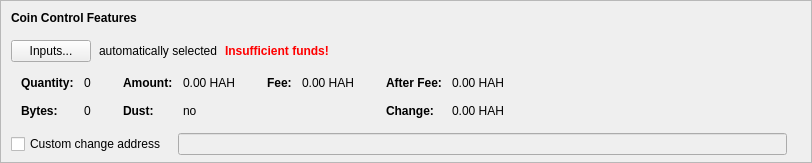
    <widget class="QFrame" name="frameCoinControl">
     <property name="sizePolicy">
      <sizepolicy hsizetype="Expanding" vsizetype="Expanding">
       <horstretch>0</horstretch>
       <verstretch>0</verstretch>
      </sizepolicy>
     </property>
     <property name="maximumSize">
      <size>
       <width>16777215</width>
       <height>16777215</height>
      </size>
     </property>
     <property name="frameShape">
      <enum>QFrame::StyledPanel</enum>
     </property>
     <property name="frameShadow">
      <enum>QFrame::Sunken</enum>
     </property>
     <layout class="QVBoxLayout" name="verticalLayoutCoinControl2">
      <property name="spacing">
       <number>0</number>
      </property>
      <property name="leftMargin">
       <number>0</number>
      </property>
      <property name="topMargin">
       <number>0</number>
      </property>
      <property name="rightMargin">
       <number>0</number>
      </property>
      <property name="bottomMargin">
       <number>6</number>
      </property>
      <item>
       <layout class="QVBoxLayout" name="verticalLayoutCoinControl" stretch="0,0,0,0,1">
        <property name="spacing">
         <number>0</number>
        </property>
        <property name="leftMargin">
         <number>10</number>
        </property>
        <property name="topMargin">
         <number>10</number>
        </property>
        <item>
         <layout class="QHBoxLayout" name="horizontalLayoutCoinControl1">
          <property name="bottomMargin">
           <number>15</number>
          </property>
          <item>
           <widget class="QLabel" name="labelCoinControlFeatures">
            <property name="sizePolicy">
             <sizepolicy hsizetype="Preferred" vsizetype="Maximum">
              <horstretch>0</horstretch>
              <verstretch>0</verstretch>
             </sizepolicy>
            </property>
            <property name="font">
             <font>
              <weight>75</weight>
              <bold>true</bold>
             </font>
            </property>
            <property name="styleSheet">
             <string notr="true">font-weight:bold;</string>
            </property>
            <property name="text">
             <string>Coin Control Features</string>
            </property>
           </widget>
          </item>
         </layout>
        </item>
        <item>
         <layout class="QHBoxLayout" name="horizontalLayoutCoinControl2" stretch="0,0,0,0">
          <property name="spacing">
           <number>8</number>
          </property>
          <property name="bottomMargin">
           <number>10</number>
          </property>
          <item>
           <widget class="QPushButton" name="pushButtonCoinControl">
            <property name="styleSheet">
             <string notr="true"/>
            </property>
            <property name="text">
             <string>Inputs...</string>
            </property>
            <property name="autoDefault">
             <bool>false</bool>
            </property>
           </widget>
          </item>
          <item>
           <widget class="QLabel" name="labelCoinControlAutomaticallySelected">
            <property name="text">
             <string>automatically selected</string>
            </property>
            <property name="margin">
             <number>5</number>
            </property>
           </widget>
          </item>
          <item>
           <widget class="QLabel" name="labelCoinControlInsuffFunds">
            <property name="font">
             <font>
              <weight>75</weight>
              <bold>true</bold>
             </font>
            </property>
            <property name="styleSheet">
             <string notr="true">color:red;font-weight:bold;</string>
            </property>
            <property name="text">
             <string>Insufficient funds!</string>
            </property>
            <property name="margin">
             <number>5</number>
            </property>
           </widget>
          </item>
          <item>
           <spacer name="horizontalSpacerCoinControl">
            <property name="orientation">
             <enum>Qt::Horizontal</enum>
            </property>
            <property name="sizeHint" stdset="0">
             <size>
              <width>40</width>
              <height>1</height>
             </size>
            </property>
           </spacer>
          </item>
         </layout>
        </item>
        <item>
         <widget class="QWidget" name="widgetCoinControl" native="true">
          <property name="sizePolicy">
           <sizepolicy hsizetype="Preferred" vsizetype="Preferred">
            <horstretch>0</horstretch>
            <verstretch>0</verstretch>
           </sizepolicy>
          </property>
          <property name="minimumSize">
           <size>
            <width>0</width>
            <height>0</height>
           </size>
          </property>
          <property name="styleSheet">
           <string notr="true"/>
          </property>
          <layout class="QHBoxLayout" name="horizontalLayoutCoinControl5">
           <property name="leftMargin">
            <number>0</number>
           </property>
           <property name="topMargin">
            <number>0</number>
           </property>
           <property name="rightMargin">
            <number>0</number>
           </property>
           <property name="bottomMargin">
            <number>0</number>
           </property>
           <item>
            <layout class="QHBoxLayout" name="horizontalLayoutCoinControl3" stretch="0,0,0,1">
             <property name="spacing">
              <number>20</number>
             </property>
             <property name="topMargin">
              <number>0</number>
             </property>
             <property name="bottomMargin">
              <number>10</number>
             </property>
             <item>
              <layout class="QFormLayout" name="formLayoutCoinControl1">
               <property name="horizontalSpacing">
                <number>10</number>
               </property>
               <property name="verticalSpacing">
                <number>14</number>
               </property>
               <property name="leftMargin">
                <number>10</number>
               </property>
               <property name="topMargin">
                <number>4</number>
               </property>
               <property name="rightMargin">
                <number>6</number>
               </property>
               <item row="0" column="0">
                <widget class="QLabel" name="labelCoinControlQuantityText">
                 <property name="font">
                  <font>
                   <weight>75</weight>
                   <bold>true</bold>
                  </font>
                 </property>
                 <property name="text">
                  <string>Quantity:</string>
                 </property>
                 <property name="margin">
                  <number>0</number>
                 </property>
                </widget>
               </item>
               <item row="0" column="1">
                <widget class="QLabel" name="labelCoinControlQuantity">
                 <property name="cursor">
                  <cursorShape>IBeamCursor</cursorShape>
                 </property>
                 <property name="contextMenuPolicy">
                  <enum>Qt::ActionsContextMenu</enum>
                 </property>
                 <property name="text">
                  <string notr="true">0</string>
                 </property>
                 <property name="margin">
                  <number>0</number>
                 </property>
                 <property name="textInteractionFlags">
                  <set>Qt::LinksAccessibleByMouse|Qt::TextSelectableByKeyboard|Qt::TextSelectableByMouse</set>
                 </property>
                </widget>
               </item>
               <item row="1" column="0">
                <widget class="QLabel" name="labelCoinControlBytesText">
                 <property name="font">
                  <font>
                   <weight>75</weight>
                   <bold>true</bold>
                  </font>
                 </property>
                 <property name="text">
                  <string>Bytes:</string>
                 </property>
                </widget>
               </item>
               <item row="1" column="1">
                <widget class="QLabel" name="labelCoinControlBytes">
                 <property name="cursor">
                  <cursorShape>IBeamCursor</cursorShape>
                 </property>
                 <property name="contextMenuPolicy">
                  <enum>Qt::ActionsContextMenu</enum>
                 </property>
                 <property name="text">
                  <string notr="true">0</string>
                 </property>
                 <property name="textInteractionFlags">
                  <set>Qt::LinksAccessibleByMouse|Qt::TextSelectableByKeyboard|Qt::TextSelectableByMouse</set>
                 </property>
                </widget>
               </item>
              </layout>
             </item>
             <item>
              <layout class="QFormLayout" name="formLayoutCoinControl2">
               <property name="horizontalSpacing">
                <number>10</number>
               </property>
               <property name="verticalSpacing">
                <number>14</number>
               </property>
               <property name="leftMargin">
                <number>6</number>
               </property>
               <property name="topMargin">
                <number>4</number>
               </property>
               <property name="rightMargin">
                <number>6</number>
               </property>
               <item row="0" column="0">
                <widget class="QLabel" name="labelCoinControlAmountText">
                 <property name="font">
                  <font>
                   <weight>75</weight>
                   <bold>true</bold>
                  </font>
                 </property>
                 <property name="text">
                  <string>Amount:</string>
                 </property>
                 <property name="margin">
                  <number>0</number>
                 </property>
                </widget>
               </item>
               <item row="0" column="1">
                <widget class="QLabel" name="labelCoinControlAmount">
                 <property name="cursor">
                  <cursorShape>IBeamCursor</cursorShape>
                 </property>
                 <property name="contextMenuPolicy">
                  <enum>Qt::ActionsContextMenu</enum>
                 </property>
                 <property name="text">
                  <string notr="true">0.00 HAH</string>
                 </property>
                 <property name="textInteractionFlags">
                  <set>Qt::LinksAccessibleByMouse|Qt::TextSelectableByKeyboard|Qt::TextSelectableByMouse</set>
                 </property>
                </widget>
               </item>
               <item row="1" column="0">
                <widget class="QLabel" name="labelCoinControlLowOutputText">
                 <property name="font">
                  <font>
                   <weight>75</weight>
                   <bold>true</bold>
                  </font>
                 </property>
                 <property name="text">
                  <string>Dust:</string>
                 </property>
                </widget>
               </item>
               <item row="1" column="1">
                <widget class="QLabel" name="labelCoinControlLowOutput">
                 <property name="cursor">
                  <cursorShape>IBeamCursor</cursorShape>
                 </property>
                 <property name="contextMenuPolicy">
                  <enum>Qt::ActionsContextMenu</enum>
                 </property>
                 <property name="text">
                  <string notr="true">no</string>
                 </property>
                 <property name="textInteractionFlags">
                  <set>Qt::LinksAccessibleByMouse|Qt::TextSelectableByKeyboard|Qt::TextSelectableByMouse</set>
                 </property>
                </widget>
               </item>
              </layout>
             </item>
             <item>
              <layout class="QFormLayout" name="formLayoutCoinControl3">
               <property name="horizontalSpacing">
                <number>10</number>
               </property>
               <property name="verticalSpacing">
                <number>14</number>
               </property>
               <property name="leftMargin">
                <number>6</number>
               </property>
               <property name="topMargin">
                <number>4</number>
               </property>
               <property name="rightMargin">
                <number>6</number>
               </property>
               <item row="0" column="0">
                <widget class="QLabel" name="labelCoinControlFeeText">
                 <property name="font">
                  <font>
                   <weight>75</weight>
                   <bold>true</bold>
                  </font>
                 </property>
                 <property name="text">
                  <string>Fee:</string>
                 </property>
                 <property name="margin">
                  <number>0</number>
                 </property>
                </widget>
               </item>
               <item row="0" column="1">
                <widget class="QLabel" name="labelCoinControlFee">
                 <property name="cursor">
                  <cursorShape>IBeamCursor</cursorShape>
                 </property>
                 <property name="contextMenuPolicy">
                  <enum>Qt::ActionsContextMenu</enum>
                 </property>
                 <property name="text">
                  <string notr="true">0.00 HAH</string>
                 </property>
                 <property name="textInteractionFlags">
                  <set>Qt::LinksAccessibleByMouse|Qt::TextSelectableByKeyboard|Qt::TextSelectableByMouse</set>
                 </property>
                </widget>
               </item>
             </layout>
             </item>
             <item>
              <layout class="QFormLayout" name="formLayoutCoinControl4">
               <property name="horizontalSpacing">
                <number>10</number>
               </property>
               <property name="verticalSpacing">
                <number>14</number>
               </property>
               <property name="leftMargin">
                <number>6</number>
               </property>
               <property name="topMargin">
                <number>4</number>
               </property>
               <property name="rightMargin">
                <number>6</number>
               </property>
               <item row="0" column="0">
                <widget class="QLabel" name="labelCoinControlAfterFeeText">
                 <property name="font">
                  <font>
                   <weight>75</weight>
                   <bold>true</bold>
                  </font>
                 </property>
                 <property name="text">
                  <string>After Fee:</string>
                 </property>
                 <property name="margin">
                  <number>0</number>
                 </property>
                </widget>
               </item>
               <item row="0" column="1">
                <widget class="QLabel" name="labelCoinControlAfterFee">
                 <property name="cursor">
                  <cursorShape>IBeamCursor</cursorShape>
                 </property>
                 <property name="contextMenuPolicy">
                  <enum>Qt::ActionsContextMenu</enum>
                 </property>
                 <property name="text">
                  <string notr="true">0.00 HAH</string>
                 </property>
                 <property name="textInteractionFlags">
                  <set>Qt::LinksAccessibleByMouse|Qt::TextSelectableByKeyboard|Qt::TextSelectableByMouse</set>
                 </property>
                </widget>
               </item>
               <item row="1" column="0">
                <widget class="QLabel" name="labelCoinControlChangeText">
                 <property name="font">
                  <font>
                   <weight>75</weight>
                   <bold>true</bold>
                  </font>
                 </property>
                 <property name="text">
                  <string>Change:</string>
                 </property>
                </widget>
               </item>
               <item row="1" column="1">
                <widget class="QLabel" name="labelCoinControlChange">
                 <property name="cursor">
                  <cursorShape>IBeamCursor</cursorShape>
                 </property>
                 <property name="contextMenuPolicy">
                  <enum>Qt::ActionsContextMenu</enum>
                 </property>
                 <property name="text">
                  <string notr="true">0.00 HAH</string>
                 </property>
                 <property name="textInteractionFlags">
                  <set>Qt::LinksAccessibleByMouse|Qt::TextSelectableByKeyboard|Qt::TextSelectableByMouse</set>
                 </property>
                </widget>
               </item>
              </layout>
             </item>
            </layout>
           </item>
          </layout>
         </widget>
        </item>
        <item>
         <layout class="QHBoxLayout" name="horizontalLayoutCoinControl4" stretch="0,0,0">
          <property name="spacing">
           <number>12</number>
          </property>
          <property name="sizeConstraint">
           <enum>QLayout::SetDefaultConstraint</enum>
          </property>
          <property name="topMargin">
           <number>5</number>
          </property>
          <property name="rightMargin">
           <number>5</number>
          </property>
          <item>
           <widget class="QCheckBox" name="checkBoxCoinControlChange">
            <property name="toolTip">
             <string>If this is activated, but the change address is empty or invalid, change will be sent to a newly generated address.</string>
            </property>
            <property name="text">
             <string>Custom change address</string>
            </property>
           </widget>
          </item>
          <item>
           <widget class="QValidatedLineEdit" name="lineEditCoinControlChange">
            <property name="enabled">
             <bool>false</bool>
            </property>
            <property name="sizePolicy">
             <sizepolicy hsizetype="Expanding" vsizetype="Fixed">
              <horstretch>0</horstretch>
              <verstretch>0</verstretch>
             </sizepolicy>
            </property>
           </widget>
          </item>
          <item>
           <widget class="QLabel" name="labelCoinControlChangeLabel">
            <property name="sizePolicy">
             <sizepolicy hsizetype="Preferred" vsizetype="Expanding">
              <horstretch>0</horstretch>
              <verstretch>0</verstretch>
             </sizepolicy>
            </property>
            <property name="minimumSize">
             <size>
              <width>0</width>
              <height>0</height>
             </size>
            </property>
            <property name="text">
             <string/>
            </property>
            <property name="margin">
             <number>3</number>
            </property>
           </widget>
          </item>
         </layout>
        </item>
        <item>
         <spacer name="verticalSpacerCoinControl">
          <property name="orientation">
           <enum>Qt::Vertical</enum>
          </property>
          <property name="sizeHint" stdset="0">
           <size>
            <width>800</width>
            <height>1</height>
           </size>
          </property>
         </spacer>
        </item>
       </layout>
      </item>
     </layout>
    </widget>
